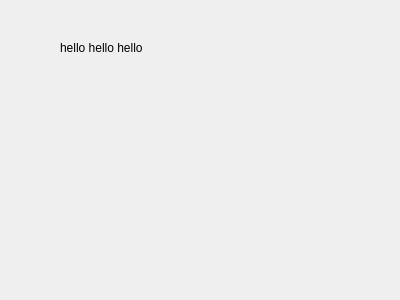
<?xml version="1.0" encoding="UTF-8"?>
<ui version="4.0">
 <class>secDialog</class>
 <widget class="QDialog" name="secDialog">
  <property name="geometry">
   <rect>
    <x>0</x>
    <y>0</y>
    <width>400</width>
    <height>300</height>
   </rect>
  </property>
  <property name="windowTitle">
   <string>Dialog</string>
  </property>
  <widget class="QLabel" name="label">
   <property name="geometry">
    <rect>
     <x>60</x>
     <y>40</y>
     <width>221</width>
     <height>16</height>
    </rect>
   </property>
   <property name="text">
    <string>hello hello hello</string>
   </property>
  </widget>
 </widget>
 <resources/>
 <connections/>
</ui>
